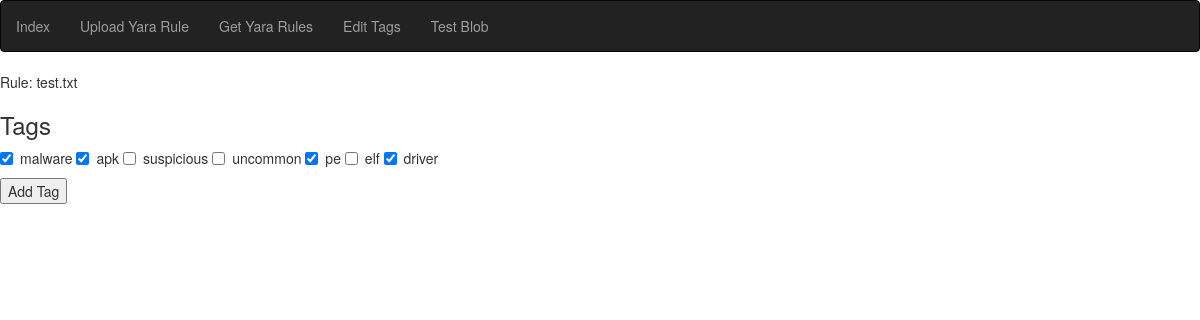
Page /getRules/edit/2 on the committed database.
### ruleManager/models.py (models this page shows, shortened)
class YaraRuleModel(models.Model):
    path = models.FilePathField(path='./ruleManager/rules/')
    name = models.CharField(max_length=256, default=None)

class TagModel(models.Model):
    tag = models.CharField(max_length=128, unique=True)

class RulesTagsModel(models.Model):
    rule = models.ForeignKey(YaraRuleModel, on_delete=models.CASCADE)
    tag = models.ForeignKey(TagModel, on_delete=models.CASCADE)

### ruleManager/views.py (the view)
# urls.py: path('getRules/edit/<int:ruleId>', views.edit_rule, name='edit_rule'),
def edit_rule(request, ruleId):
    if request.method == 'POST':
        ruleTags = RulesTagsModel.objects.filter(rule = ruleId)
        try:
            ruleTags.delete()
            tagArray = request.POST.copy()
            try:
                for tag in tagArray.pop('tag'):
                    ruleTagInstance = RulesTagsModel(rule = YaraRuleModel.objects.get(id = ruleId), tag = TagModel.objects.get(id = tag))
                    ruleTagInstance.save()
            except Exception as errorSave:
                print(errorSave)
            finally:
                return redirect('/getRules/')
        except Exception as errorDel:
            print(errorDel)
        finally:
            return redirect('/getRules/')
    else:
        rule = YaraRuleModel.objects.get(id = ruleId)
        tags = TagModel.objects.all()
        ruleTags = RulesTagsModel.objects.filter(rule = ruleId)
        return render(request, 'ruleManager/editRule.html', {'rule': rule, 'tags': tags, 'ruleTags': ruleTags })

### ruleManager/templates/ruleManager/editRule.html (shortened to what this page needs)
{% include "ruleManager/navBar.html" %}
Rule: {{rule.name}}
<h3>Tags</h3>
<form method="post" action="{% url 'edit_rule' rule.id%}">
    <div class="checkbox">
    {% for tag in tags %}
            <label><input type="checkbox" id="{{tag.id}}" name="tag" value="{{tag.id}}"
            {% for ruleTag in ruleTags %}
            {% if tag.id == ruleTag.tag_id  %}
            checked
            {% endif %}
            {% endfor %}
            >{{tag.tag}}</label>
    {% endfor %}
    </div>
    <input type="submit" value="Add Tag">
</form>

### rows in the picture
YaraRuleModel: name "test.txt"
TagModel: tag "☑", tag "malware"
TagModel: tag "☑", tag "apk"
TagModel: tag "suspicious"
TagModel: tag "uncommon"
TagModel: tag "☑", tag "pe"
TagModel: tag "elf"
TagModel: tag "☑", tag "driver"
